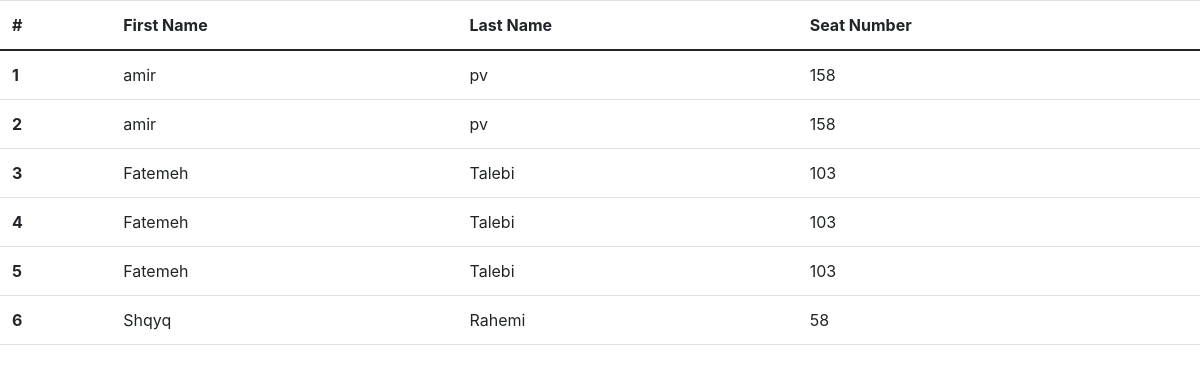
Screenshot of /ticket/list with the database file from the repository.
### ticket_app/models.py (models this page shows, shortened)
class Ticket(models.Model):
    fname = models.CharField(max_length=30)
    lname = models.CharField(max_length=50)
    snumber = models.IntegerField(null=True)

### ticket_app/views.py (the view)
# urls.py: path("list", views.ticket_list),
def ticket_list(request):
    tickets = Ticket.objects.all()
    return render(request, "ticket_app/ticket_list.html", context={"tickets": tickets})

### ticket_app/templates/ticket_app/ticket_list.html (shortened to what this page needs)
<!DOCTYPE html>
<html lang="en">
<head>
    <link href="https://cdn.jsdelivr.net/npm/bootstrap@5.0.2/dist/css/bootstrap.min.css" rel="stylesheet">
    <link rel="stylesheet" href="https://stackpath.bootstrapcdn.com/bootstrap/4.3.1/css/bootstrap.min.css">
</head>
<body>
    <table class="table">
        <thead>
          <tr>
            <th scope="col">#</th>
            <th scope="col">First Name</th>
            <th scope="col">Last Name</th>
            <th scope="col">Seat Number</th>
          </tr>
        </thead>
        <tbody>
            {% for ticket in tickets %}
            <tr>
                <th scope="row">{{ forloop.counter }}</th>
                <td>{{ ticket.fname }}</td>
                <td>{{ ticket.lname }}</td>
                <td>{{ ticket.snumber }}</td>
            {% endfor %}
        </tbody>
      </table>
</body>
</html>

### rows the page displays
Ticket: fname "amir", lname "pv", snumber "158"
Ticket: fname "amir", lname "pv", snumber "158"
Ticket: fname "Fatemeh", lname "Talebi", snumber "103"
Ticket: fname "Fatemeh", lname "Talebi", snumber "103"
Ticket: fname "Fatemeh", lname "Talebi", snumber "103"
Ticket: fname "Shqyq", lname "Rahemi", snumber "58"
